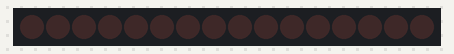
This sketch was run on a simulated ESP32. On the bench: 16 port-expander outputs drawn as a row of LEDs (first output left, lit = HIGH). Wiring (inferred from the names in the program): MCP23017 port expander at I2C address 0x20. Wiring (inferred from the signals the program sends): row of LEDs: on Q0, Q1, Q2, Q3, Q4, Q5, Q6, Q7, Q8, Q9, Q10, Q11, Q12, Q13, Q14, Q15.

Above: at 0.5 s.
At 3.5 s:
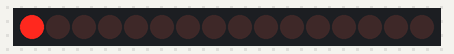
Timing chart, 0 to 4.6 s (numbered marks = the images above):
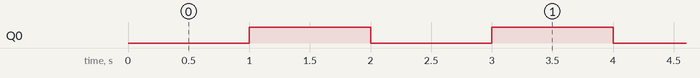

Measured:
- by itself, Q0: alternates HIGH for 1.0 s and LOW for 1.0 s

The sketch:

Expander.ino
```cpp
/*************************************************************
 *                   PORT EXPANDER
 *                   =============
 *
 * In this project an MCP23017 Port Expander chip is used to
 * add 16 more I/O ports to the ESP32 Devkitc. This chip is
 * interfaced to a processor via teh I2C bus (SDA and SCL lines).
 * 10K pull-up resistors are used at these lines. In order to
 * test the hardware and teh software, an LED is connected to
 * port GPA0 (pin 21) of the MCP23017 chip. The program flashes
 * the LED every second.
 *
 *
 * File:   Expander
 * Date:   July 2017
 * Author: Dogan Ibrahim
 *************************************************************/
#include <Wire.h>                           // Include I2C library
const byte slave_addr=0x20;                 // MCP23017 I2C address
const byte IODIRA=0x00;                     // IODIRA address
const byte GPIOA=0x12;                      // GPIOA address

//
// This function configures the MCP23017 chip such that Port pin
// GPA0 is an output pin. PortDir is the address of the port
// direction register (IODIRA or IODIRB), and Data is the
// direction data such that 0 sets the corresponding port pin to
// output, and 1 sets the corresponding port pin to input
//
void Configure(char PortDir, char Data)
 {
    Wire.beginTransmission(slave_addr);
    Wire.write(PortDir);
    Wire.write(Data);
    Wire.endTransmission();
 }


//
// This function sends data to the specified port. The port can be
// GPIOA or GPIOB and data is a byte
//
void Send(char Port, char Data)
{
  Wire.beginTransmission(slave_addr);
  Wire.write(Port);
  Wire.write(Data);
  Wire.endTransmission();
}

//
// Initialize teh I2C bus, configure port GPIOA as an output port
//
void setup()
{
   Wire.begin();
   Configure(IODIRA, 0xFE);
}


//
// Main program initializes the I2C, configures the GPIOA port
// and flashes the LED connected to port pin GPA0 every second
//
void loop()
{
   Send(GPIOA, 0);                            // LED OFF
   delay(1000);                               // Wait 1 second
   Send(GPIOA, 1);                            // LED ON
   delay(1000);                               // Wait 1 second
}
```
